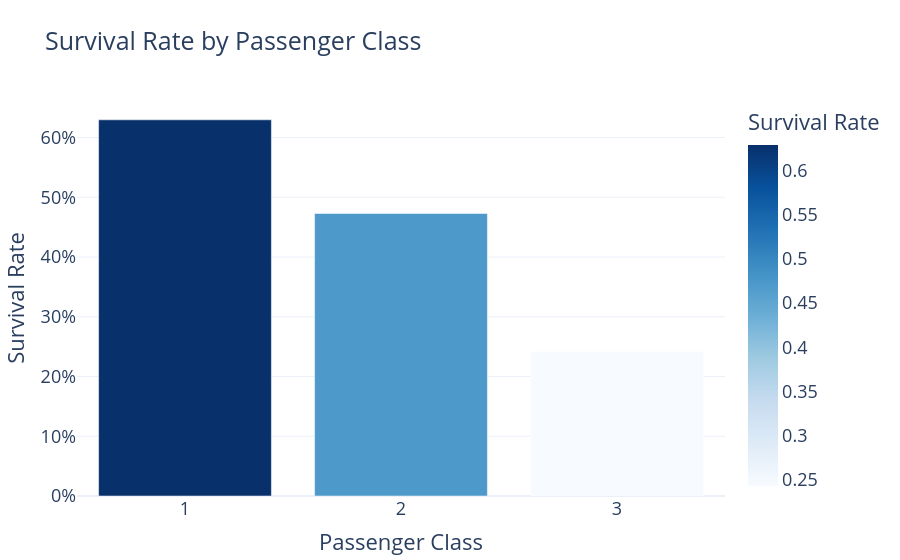

Notebook cell for this chart:
### Code cell
display(fig)

### Figure 1 — Plotly figure (JSON) as saved in the notebook; plotly's stock layout.template omitted (floating-point values rounded to 4 significant figures)
{"data": [{"alignmentgroup": "True", "hovertemplate": "Passenger Class=%{x}<br>Survival Rate=%{marker.color}<extra></extra>", "legendgroup": "", "marker": {"color": [0.6296, 0.4728, 0.2424], "coloraxis": "coloraxis", "pattern": {"shape": ""}}, "name": "", "offsetgroup": "", "orientation": "v", "showlegend": false, "textposition": "auto", "type": "bar", "x": [1, 2, 3], "xaxis": "x", "y": [0.6296, 0.4728, 0.2424], "yaxis": "y"}], "layout": {"barmode": "relative", "coloraxis": {"colorbar": {"title": {"text": "Survival Rate"}}, "colorscale": [[0, "rgb(247,251,255)"], [0.125, "rgb(222,235,247)"], [0.25, "rgb(198,219,239)"], [0.375, "rgb(158,202,225)"], [0.5, "rgb(107,174,214)"], [0.625, "rgb(66,146,198)"], [0.75, "rgb(33,113,181)"], [0.875, "rgb(8,81,156)"], [1, "rgb(8,48,107)"]]}, "legend": {"tracegroupgap": 0}, "title": {"text": "Survival Rate by Passenger Class"}, "xaxis": {"anchor": "y", "domain": [0, 1], "tickmode": "linear", "title": {"text": "Passenger Class"}}, "yaxis": {"anchor": "x", "domain": [0, 1], "tickformat": ",.0%", "title": {"text": "Survival Rate"}}}}
